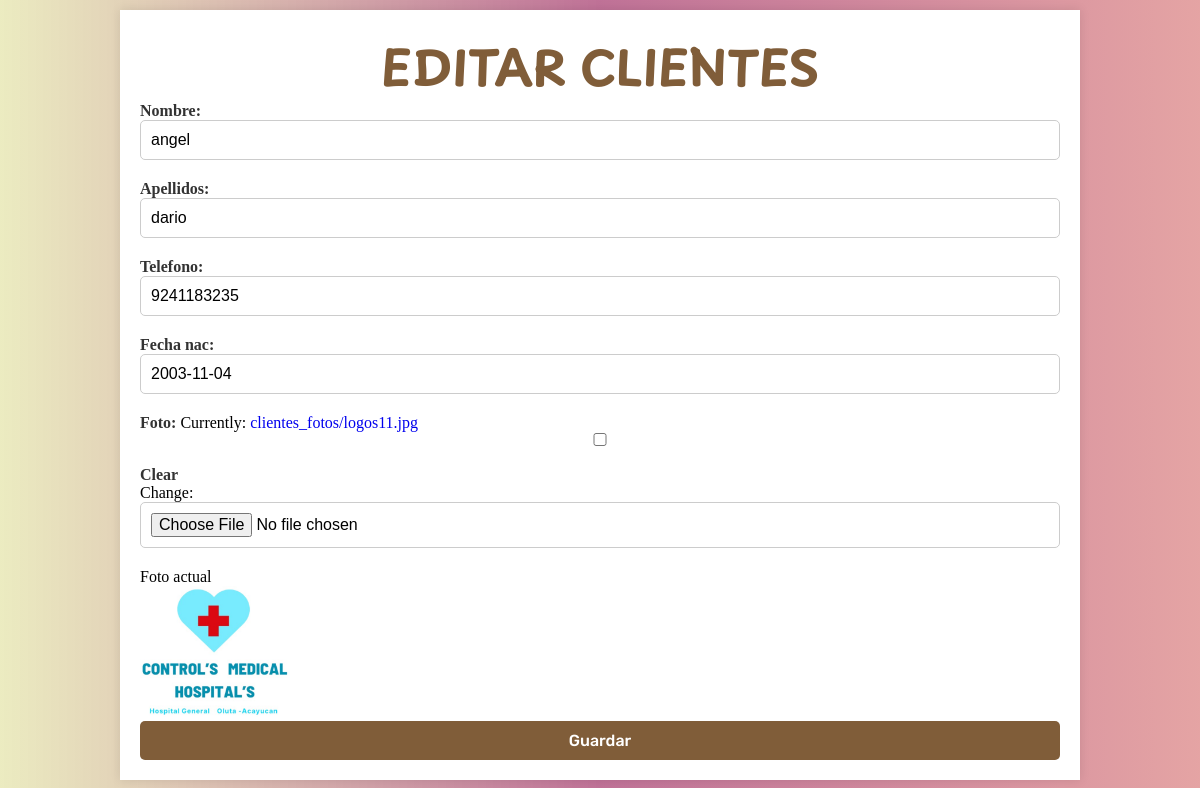
The page /clientes/edit/9/ (signed in) on the database its author committed.
### clientesadrs/models.py (models this page shows, shortened)
class Cliente(models.Model):
    nombre = models.CharField(max_length=50)
    apellidos = models.CharField(max_length=50)
    telefono = models.CharField(max_length=10)
    fecha_nac = models.DateField()
    foto = models.ImageField(upload_to='clientes_fotos/', blank=True, null=True)

### clientesadrs/views.py (the view)
# urls.py: path('edit/<int:pk>/', views.update_cliente, name='update_cliente'),
@login_required
def update_cliente(request, pk):
    cliente = get_object_or_404(Cliente, pk=pk)
    if request.method == 'POST':
        form = ClienteForm(request.POST, request.FILES, instance=cliente)
        if form.is_valid():
            form.save()
            return redirect(cliente_list)
    else:
        form = ClienteForm(instance=cliente)
    return render(request, 'clientesadrs/cliente_form.html', {'form': form, 'cliente': cliente})

### clientesadrs/forms.py
class ClienteForm(forms.ModelForm):
    class Meta:
        model = Cliente
        fields = ['nombre','apellidos', 'telefono', 'fecha_nac', 'foto']
        foto=forms.ImageField(required=False)

### clientesadrs/templates/clientesadrs/cliente_form.html (shortened to what this page needs)
<!DOCTYPE html>
<html lang="en">
    <head>
        {% load static %}
        <link rel="stylesheet" type="text/css" href="{% static 'clientes/style.css' %}">
    </head>
    <body>
        <div class="container">
            <h1>{% if form.instance.pk%} Editar Clientes {% else %} Crear Cliente {% endif %}</h1>
            <form method="post" enctype="multipart/form-data">
                {{form.as_p}}
                {% if cliente.foto %}
                <div class="image-container">
                    <p>Foto actual</p>
                    <img src="{{cliente.foto.url}}" alt="foto de {{cliente.nombre}}"
                    width="150">
                {% endif %}
                </div>
                <button type="submit">Guardar</button>
            </form>
        </div>
    </body>
</html>

### clientesadrs/static/clientes/style.css (style rules this page uses)
* { margin: 0; padding: 0; border: none; box-sizing: border-box; list-style: none; text-decoration: none; scroll-behavior: smooth; }
:root { --text-color: #000000; --bg-color: #000; --main-color: #805d39; --p-font: 1rem; --h2-font: 3rem; --h1-font: 6rem; }
body { color: var(--text-color); background: var(--bg-color); background: linear-gradient(to left, rgba(211, 103, 103, 0.6), rgba(149, 19, 82, 0.6), rgba(190,190,48, 0.3) ); }
h1 { width: 100%; text-align: center; color: var(--main-color); text-transform: uppercase; font-size: var(--h2-font); font-family: 'Playpen'; }
.container { width: 80%; margin: 10px auto; padding: 20px; background-color: white; box-shadow: 0 0 10px rgba(0, 0, 0, 0.1); }
form { display: flex; flex-direction: column; }
label { margin-bottom: 5px; color: #333; font-weight: bold; }
input { padding: 10px; margin-bottom: 20px; border: 1px solid #ccc; border-radius: 5px; font-size: 16px; width: 100%; box-sizing: border-box; transition: border-color 0.3s ease; }
button { padding: 10px 15px; background-color: var(--main-color); border: none; border-radius: 5px; color: white; font-size: 16px; cursor: pointer; transition: background-color 0.3s ease; font-family: 'Rubik'; }

### rows shown on the page
Cliente: nombre "angel", apellidos "dario", telefono "9241183235", fecha_nac "2003-11-04", foto (picture)
